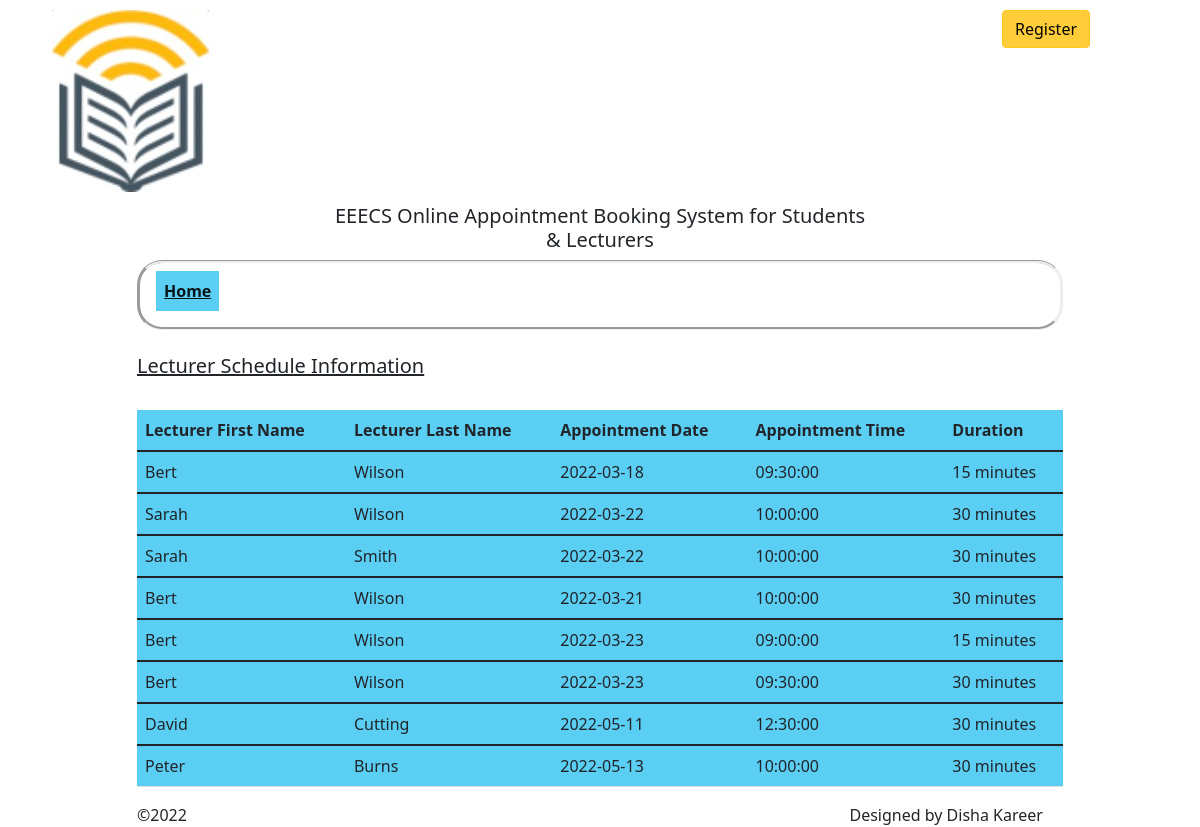
The page / on the database its author committed.
### tables this page shows
CREATE TABLE `lecturer_schedule` (
  `schedule_id` int(11) NOT NULL,
  `lecturer_id` int(11) NOT NULL,
  `appointment_date` date NOT NULL,
  `appointment_time` time NOT NULL,
  `duration` varchar(10) NOT NULL,
  `booked_notbooked` varchar(255) NOT NULL
);

CREATE TABLE `lecturer` (
  `lecturer_id` int(11) NOT NULL,
  `lecturer_first_name` varchar(100) NOT NULL,
  `lecturer_last_name` varchar(100) NOT NULL,
  `lecturer_username` varchar(20) NOT NULL,
  `lecturer_password` varchar(255) NOT NULL,
  `lecturer_email_address` varchar(200) NOT NULL
);

### index.php (the view, shortened to what this page needs)
<?php
include ("conn/dbconnection.php");
$Booked = "False";
$readindexpagequery = "SELECT lecturer.lecturer_first_name, lecturer.lecturer_last_name,
lecturer_schedule.appointment_date, lecturer_schedule.appointment_time, lecturer_schedule.duration,lecturer_schedule.booked_notbooked
FROM lecturer_schedule
INNER JOIN lecturer
ON lecturer_schedule.lecturer_id = lecturer.lecturer_id
WHERE lecturer_schedule.booked_notbooked = '$Booked'";
$result = $mydb -> query($readindexpagequery);
?>
<!doctype html>
<html lang = "en">
  <head>
    <link href="https://cdn.jsdelivr.net/npm/bootstrap@5.1.3/dist/css/bootstrap.min.css" rel="stylesheet">
  </head>
  <body>
    <div class="container">
      <div class="row">
        <div class = "col-md-3"><img src="img/logo.jpg"/></div>
        <div class = "col-md-7"></div>
        <div class = "col-md-2">
          <div class = "btn-group">
            <a style="margin:10px;" href ="selectusertype.php" class = "btn btn-warning active" aria-current = "page">Register</a>
          </div>
        </div>
      </div>
      <div class = "row">
        <div class = "col-md-3"></div>
        <div class = "col-md-6"><h5 style="text-align:center;">EEECS Online Appointment Booking System for Students & Lecturers</h5></div>
        <div class = "col-md-3"></div>
      </div>
      <div class = "row">
        <div class = "col-md-1"></div>
          <div class = "col-md-10">
            <nav class="navbar navbar-expand-sm navbar-light">
              <div class="collapse navbar-collapse" id="navbarText">
                <ul class="navbar-nav me-auto mb-2 mb-mb-0">
                  <li style="background-color:#5BCEF4;" class="nav-item">
                    <a style="text-decoration:underline;" class="nav-link active" aria-current="page" href="index.php">Home</a>
                  </li>
                </ul>
              </div>
            </nav>
        </div>
        <div class = "col-md-1"></div>
      </div>
      <div class = "row">
        <div class = "col-md-1"></div>
        <div class = "col-md-11"><br><h5 style="text-decoration:underline;">Lecturer Schedule Information</h5><br></div>
      </div>
      <div class = "row">
        <div class = "col-md-1"></div>
          <div class = "col-md-10">
            <table style="background-color:#5BCEF4" class="table">
                <thead>
                    <tr>
                      <div class = "row">
                        <th scope="col">Lecturer First Name</th>
                        <th scope="col">Lecturer Last Name</th>
                        <th scope="col">Appointment Date</th>
                        <th scope="col">Appointment Time</th>
                        <th scope="col">Duration</th>
                      </div>
                    </tr>
                  </thead>
                <?php
                  while ($row = $result->fetch_assoc()){
                    $LecturerFirstName = $row["lecturer_first_name"];
                    $LecturerLastName = $row["lecturer_last_name"];
                    $AppointmentDate = $row["appointment_date"];
                    $AppointmentTime = $row["appointment_time"];
                    $Duration = $row["duration"];
                    echo "
                  <tbody>
                    <tr>
                      <div class = 'row'>
                        <td>$LecturerFirstName</td>
                        <td>$LecturerLastName</td>
                        <td>$AppointmentDate</td>
                        <td>$AppointmentTime</td>
                        <td>$Duration</td>
                      </div>
                    </tr>
                  </tbody>
                  ";
                  }
                ?>
              </table>
            <div class="row">
              <div class="col-md-9">&copy;2022</div>
              <div class="col-md-3">Designed by Disha Kareer</div>
            </div>
          </div>
      </div>
    </div>
  </body>
</html>

### index.php (style rules this page uses)
img { padding: 10px; }
nav { border-style: groove inset; border-radius: 25px; }
nav li { font-weight: bold; }

### rows shown on the page
lecturer_schedule: lecturer.lecturer_first_name "Bert", lecturer.lecturer_last_name "Wilson", appointment_date "2022-03-18", appointment_time "09:30:00", duration "15 minutes"
lecturer_schedule: lecturer.lecturer_first_name "Sarah", lecturer.lecturer_last_name "Wilson", appointment_date "2022-03-22", appointment_time "10:00:00", duration "30 minutes"
lecturer_schedule: lecturer.lecturer_first_name "Sarah", lecturer.lecturer_last_name "Smith", appointment_date "2022-03-22", appointment_time "10:00:00", duration "30 minutes"
lecturer_schedule: lecturer.lecturer_first_name "Bert", lecturer.lecturer_last_name "Wilson", appointment_date "2022-03-21", appointment_time "10:00:00", duration "30 minutes"
lecturer_schedule: lecturer.lecturer_first_name "Bert", lecturer.lecturer_last_name "Wilson", appointment_date "2022-03-23", appointment_time "09:00:00", duration "15 minutes"
lecturer_schedule: lecturer.lecturer_first_name "Bert", lecturer.lecturer_last_name "Wilson", appointment_date "2022-03-23", appointment_time "09:30:00", duration "30 minutes"
lecturer_schedule: lecturer.lecturer_first_name "David", lecturer.lecturer_last_name "Cutting", appointment_date "2022-05-11", appointment_time "12:30:00", duration "30 minutes"
lecturer_schedule: lecturer.lecturer_first_name "Peter", lecturer.lecturer_last_name "Burns", appointment_date "2022-05-13", appointment_time "10:00:00", duration "30 minutes"
